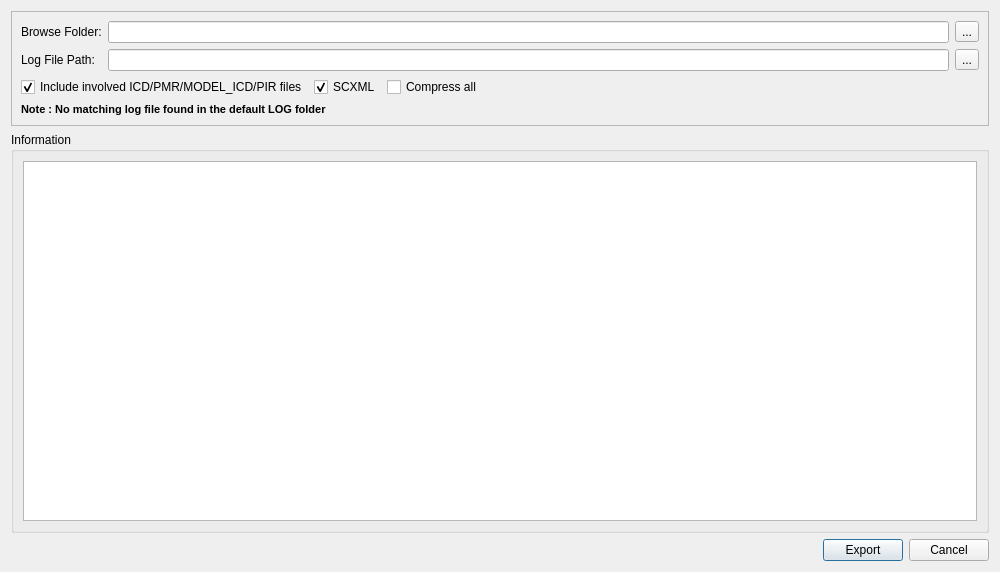
<?xml version="1.0" encoding="UTF-8"?>
<ui version="4.0">
 <class>GTAExportDocWidget</class>
 <widget class="QDialog" name="GTAExportDocWidget">
  <property name="windowModality">
   <enum>Qt::ApplicationModal</enum>
  </property>
  <property name="geometry">
   <rect>
    <x>0</x>
    <y>0</y>
    <width>1000</width>
    <height>572</height>
   </rect>
  </property>
  <property name="sizePolicy">
   <sizepolicy hsizetype="Preferred" vsizetype="Preferred">
    <horstretch>0</horstretch>
    <verstretch>0</verstretch>
   </sizepolicy>
  </property>
  <property name="minimumSize">
   <size>
    <width>800</width>
    <height>0</height>
   </size>
  </property>
  <property name="windowTitle">
   <string>Export Document</string>
  </property>
  <property name="windowIcon">
   <iconset resource="../resource.qrc">
    <normaloff>:/images/forms/img/GTAAppIcon.png</normaloff>:/images/forms/img/GTAAppIcon.png</iconset>
  </property>
  <property name="modal">
   <bool>true</bool>
  </property>
  <layout class="QGridLayout" name="gridLayout_3">
   <item row="1" column="0">
    <widget class="QGroupBox" name="InformationGB">
     <property name="title">
      <string>Information</string>
     </property>
     <layout class="QGridLayout" name="gridLayout_2">
      <item row="0" column="0">
       <widget class="QTextEdit" name="informationLE">
        <property name="readOnly">
         <bool>true</bool>
        </property>
       </widget>
      </item>
     </layout>
    </widget>
   </item>
   <item row="2" column="0">
    <layout class="QHBoxLayout" name="horizontalLayout">
     <item>
      <spacer name="horizontalSpacer">
       <property name="orientation">
        <enum>Qt::Horizontal</enum>
       </property>
       <property name="sizeHint" stdset="0">
        <size>
         <width>40</width>
         <height>20</height>
        </size>
       </property>
      </spacer>
     </item>
     <item>
      <widget class="QPushButton" name="exportPB">
       <property name="maximumSize">
        <size>
         <width>100</width>
         <height>16777215</height>
        </size>
       </property>
       <property name="text">
        <string>Export</string>
       </property>
       <property name="icon">
        <iconset resource="../resource.qrc">
         <normaloff>:/images/forms/img/ExportLTRA.png</normaloff>:/images/forms/img/ExportLTRA.png</iconset>
       </property>
      </widget>
     </item>
     <item>
      <widget class="QPushButton" name="cancelPB">
       <property name="maximumSize">
        <size>
         <width>100</width>
         <height>16777215</height>
        </size>
       </property>
       <property name="text">
        <string>Cancel</string>
       </property>
       <property name="icon">
        <iconset resource="../resource.qrc">
         <normaloff>:/images/forms/img/CANCEL.jpg</normaloff>:/images/forms/img/CANCEL.jpg</iconset>
       </property>
      </widget>
     </item>
    </layout>
   </item>
   <item row="0" column="0">
    <widget class="QFrame" name="frame">
     <property name="frameShape">
      <enum>QFrame::StyledPanel</enum>
     </property>
     <property name="frameShadow">
      <enum>QFrame::Plain</enum>
     </property>
     <layout class="QGridLayout" name="gridLayout">
      <item row="0" column="0">
       <layout class="QGridLayout" name="gridLayout_5">
        <item row="0" column="0">
         <widget class="QLabel" name="label">
          <property name="maximumSize">
           <size>
            <width>16777215</width>
            <height>16777215</height>
           </size>
          </property>
          <property name="text">
           <string>Browse Folder:</string>
          </property>
         </widget>
        </item>
        <item row="0" column="1">
         <widget class="QLineEdit" name="saveToFolderLE"/>
        </item>
        <item row="0" column="2">
         <widget class="QToolButton" name="browseFolderTB">
          <property name="text">
           <string>...</string>
          </property>
          <property name="icon">
           <iconset resource="../resource.qrc">
            <normaloff>:/images/forms/img/OpenFolder.png</normaloff>:/images/forms/img/OpenFolder.png</iconset>
          </property>
         </widget>
        </item>
        <item row="1" column="0">
         <widget class="QLabel" name="label_2">
          <property name="text">
           <string>Log File Path: </string>
          </property>
         </widget>
        </item>
        <item row="1" column="1">
         <widget class="QLineEdit" name="LogFilePathLE"/>
        </item>
        <item row="1" column="2">
         <widget class="QToolButton" name="browseLogPathPB">
          <property name="text">
           <string>...</string>
          </property>
          <property name="icon">
           <iconset resource="../resource.qrc">
            <normaloff>:/images/forms/img/OpenFolder.png</normaloff>:/images/forms/img/OpenFolder.png</iconset>
          </property>
         </widget>
        </item>
       </layout>
      </item>
      <item row="1" column="0">
       <layout class="QHBoxLayout" name="horizontalLayout_3">
        <item>
         <widget class="QCheckBox" name="includeBDCB">
          <property name="sizePolicy">
           <sizepolicy hsizetype="Fixed" vsizetype="Fixed">
            <horstretch>0</horstretch>
            <verstretch>0</verstretch>
           </sizepolicy>
          </property>
          <property name="text">
           <string>Include involved ICD/PMR/MODEL_ICD/PIR files</string>
          </property>
          <property name="checked">
           <bool>true</bool>
          </property>
         </widget>
        </item>
        <item>
         <widget class="QCheckBox" name="scxmlCB">
          <property name="text">
           <string>SCXML</string>
          </property>
          <property name="checked">
           <bool>true</bool>
          </property>
         </widget>
        </item>
        <item>
         <widget class="QCheckBox" name="compressAllCB">
          <property name="enabled">
           <bool>true</bool>
          </property>
          <property name="text">
           <string>Compress all</string>
          </property>
          <property name="checked">
           <bool>false</bool>
          </property>
         </widget>
        </item>
        <item>
         <spacer name="horizontalSpacer_2">
          <property name="orientation">
           <enum>Qt::Horizontal</enum>
          </property>
          <property name="sizeHint" stdset="0">
           <size>
            <width>40</width>
            <height>20</height>
           </size>
          </property>
         </spacer>
        </item>
       </layout>
      </item>
      <item row="2" column="0">
       <layout class="QHBoxLayout" name="horizontalLayout_4">
        <item>
         <widget class="QLabel" name="WarningLB">
          <property name="font">
           <font>
            <pointsize>8</pointsize>
            <weight>75</weight>
            <bold>true</bold>
           </font>
          </property>
          <property name="text">
           <string>Note : No matching log file found in the default LOG folder</string>
          </property>
         </widget>
        </item>
       </layout>
      </item>
     </layout>
    </widget>
   </item>
  </layout>
 </widget>
 <tabstops>
  <tabstop>saveToFolderLE</tabstop>
  <tabstop>browseFolderTB</tabstop>
  <tabstop>exportPB</tabstop>
  <tabstop>cancelPB</tabstop>
  <tabstop>informationLE</tabstop>
 </tabstops>
 <resources>
  <include location="../resource.qrc"/>
 </resources>
 <connections/>
</ui>
